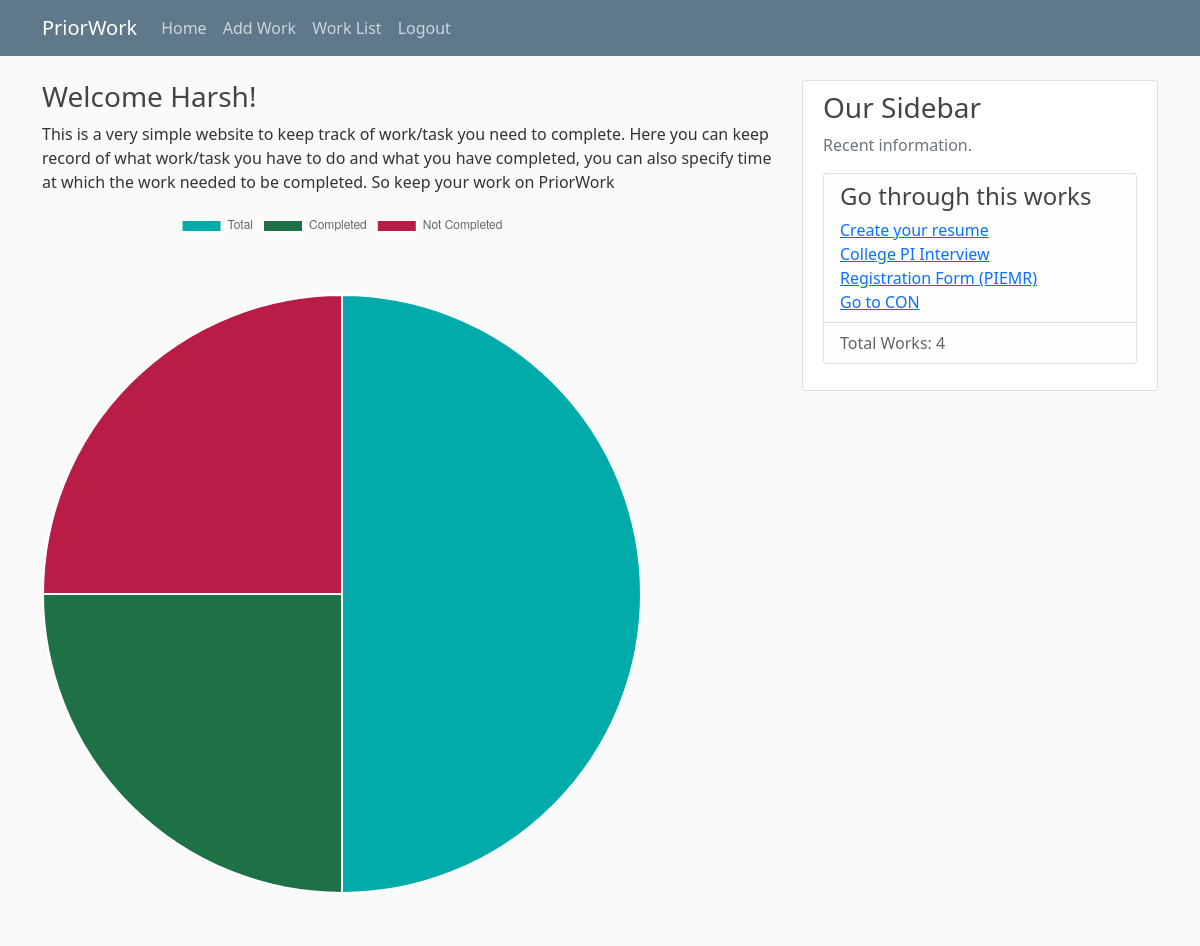
Page /index/ (signed in) on the committed database.
### Main/models.py (models this page shows, shortened)
class Work(models.Model):
    LOW = 0
    NORMAL = 1
    HIGH = 2
    FHIGH = 3
    title = models.CharField(max_length=200)
    description = models.TextField(max_length=2000)
    date_created = models.DateTimeField(default=timezone.now)
    complete_till = models.DateTimeField(default=timezone.now)
    is_completed = models.BooleanField(default=False)
    author = models.ForeignKey(User, on_delete=models.CASCADE)
    priority = models.IntegerField(choices=(
        (LOW, 'LOW'),
        (NORMAL, 'NORMAL'),
        (HIGH, 'HIGH'),
        (FHIGH, 'FIRST PRIORITY'),
    ), default=2)
    class Meta:
        ordering = ['-priority', '-date_created']

### Main/views.py (the view)
# urls.py: path('index/', view=views.index, name="index"),
@login_required
def index(request):
    total_completed = Work.objects.filter(author=request.user, is_completed=True).count()
    total = Work.objects.filter(author=request.user).count()
    return render(request, template_name="Main/index.html", context={
        "total_completed": total_completed,
        "total": total,
        "not_completed": total - total_completed,
    })

### Main/templates/Main/index.html (shortened to what this page needs)
{% extends 'Main/base.html' %}
{% load static %}
{% block content %}
    <h3>Welcome {{ user.username.title }}!</h3>
    <p>This is a very simple website to keep track of work/task you need to complete. Here you can keep record of what work/task you have to do and what you have completed, you can also specify time at which the work needed to be completed. So keep your work on PriorWork</p>
    <canvas id="pie-chart" style="width:100%;max-width:600px"></canvas>
    <script>
        var xValues = ["Total", "Completed", "Not Completed"];
        var yValues = [{{ total }}, {{ total_completed }}, {{ not_completed }}];
        var barColors = [
          "#00aba9",
          "#1e7145",
          "#b91d47",
        ];
        new Chart("pie-chart", {
          type: "pie",
          data: {
            labels: xValues,
            datasets: [{
              backgroundColor: barColors,
              data: yValues
            }]
          },
          options: {
            title: {
              display: true,
              text: "Your Progress"
            }
          }
        });
        </script>
{% endblock %}

### Main/templates/Main/base.html (shortened to what this page needs)
{% load static %}
<!DOCTYPE html>
<html>
<head>
    <link rel="stylesheet" href="{% static 'Main/bootstrap.min.css' %}">
    <link rel="stylesheet" type="text/css" href="{% static 'Main/main.css' %}">
</head>
<body>
    <header class="site-header">
      <nav class="navbar navbar-expand-md navbar-dark bg-steel fixed-top">
        <div class="container">
          <a class="navbar-brand mr-4" href="">PriorWork</a>
          <div class="collapse navbar-collapse" id="navbarToggle">
            <div class="navbar-nav">
              {% if user.is_authenticated %}
                <a class="nav-item nav-link" href="{% url 'main:index' %}">Home</a>
                <a class="nav-item nav-link" href="{% url 'main:add_work' %}">Add Work</a>
                <a class="nav-item nav-link" href="{% url 'main:work_list' %}">Work List</a>
                <a class="nav-item nav-link" href="{% url 'accounts:logout' %}">Logout</a>
              {% else %}
                <a class="nav-item nav-link" href="{% url 'accounts:login' %}">Login</a>
                <a class="nav-item nav-link" href="{% url 'accounts:signup' %}">Register</a>
              {% endif %}
            </div>
          </div>
        </div>
      </nav>
    </header>
    <main role="main" class="container">
      <div class="row">
        <div class="col-md-8">
          {% block content %}{% endblock %}
        </div>
        <div class="col-md-4">
          <div class="content-section">
            <h3>Our Sidebar</h3>
            <p class='text-muted'>Recent information.
              <ul class="list-group">
                <li class="list-group-item list-group-item-light">
                  <h4>Go through this works</h4>
                  {% for work in user.work_set.all|slice:":5"  %}
                    <a href="{% url 'main:work_update' work.pk %}" class="link-primary">{{work.title}}</a><br/>
                  {% endfor %}
                </li>
                <li class="list-group-item list-group-item-light">
                  Total Works: {{ user.work_set.count }}
                </li>
              </ul>
            </p>
          </div>
        </div>
      </div>
    </main>
</body>
</html>

### Main/static/Main/main.css (style rules this page uses)
body { background: #fafafa; color: #333333; margin-top: 5rem; }
h1, h2, h3, h4, h5, h6 { color: #444444; }
ul { margin: 0; }
.bg-steel { background-color: #5f788a; }
.site-header .navbar-nav .nav-link { color: #cbd5db; }
.content-section { background: #ffffff; padding: 10px 20px; border: 1px solid #dddddd; border-radius: 3px; margin-bottom: 20px; }

### rows in the picture
Work: title "Create your resume"
Work: title "College PI Interview"
Work: title "Registration Form (PIEMR)"
Work: title "Go to CON"

### other values in the picture
{{ user.username.title }} "Harsh"
{{ user.work_set.count }} "4"
chart data {{ total }} 4
chart data {{ total_completed }} 2
chart data {{ not_completed }} 2
